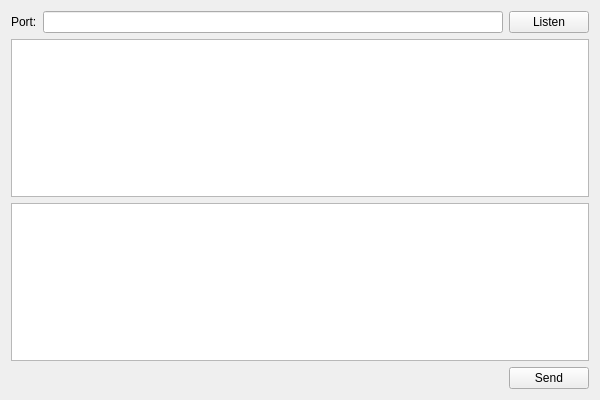
<?xml version="1.0" encoding="UTF-8"?>
<ui version="4.0">
 <class>Server</class>
 <widget class="QWidget" name="Server">
  <property name="geometry">
   <rect>
    <x>0</x>
    <y>0</y>
    <width>600</width>
    <height>400</height>
   </rect>
  </property>
  <property name="windowTitle">
   <string>Server</string>
  </property>
  <layout class="QVBoxLayout" name="verticalLayout">
   <item>
    <layout class="QHBoxLayout" name="horizontalLayout">
     <item>
      <widget class="QLabel" name="label">
       <property name="text">
        <string>Port:</string>
       </property>
      </widget>
     </item>
     <item>
      <widget class="QLineEdit" name="portLineEdit"/>
     </item>
     <item>
      <widget class="QPushButton" name="listenBtn">
       <property name="text">
        <string>Listen</string>
       </property>
      </widget>
     </item>
    </layout>
   </item>
   <item>
    <widget class="QTextEdit" name="receiveTextEdit"/>
   </item>
   <item>
    <widget class="QTextEdit" name="sendTextEdit"/>
   </item>
   <item>
    <layout class="QHBoxLayout" name="horizontalLayout_2" stretch="1,0">
     <item>
      <widget class="QLabel" name="showLabel">
       <property name="text">
        <string/>
       </property>
       <property name="alignment">
        <set>Qt::AlignCenter</set>
       </property>
      </widget>
     </item>
     <item>
      <widget class="QPushButton" name="sendBtn">
       <property name="text">
        <string>Send</string>
       </property>
      </widget>
     </item>
    </layout>
   </item>
  </layout>
 </widget>
 <layoutdefault spacing="6" margin="11"/>
 <resources>
  <include location="server.qrc"/>
 </resources>
 <connections/>
</ui>
